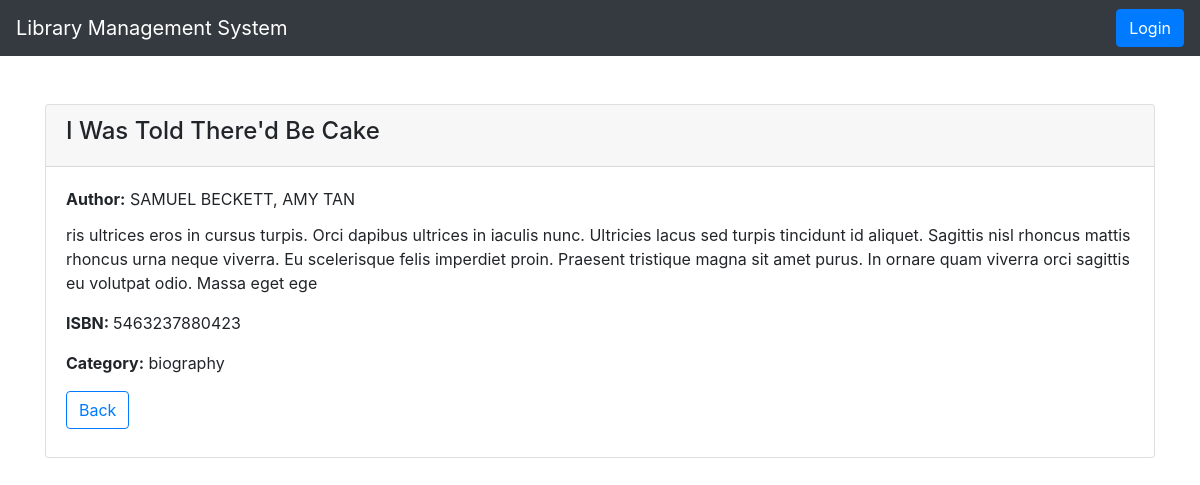
Page /library/book/2 on the committed database.
### library/models.py (models this page shows, shortened)
class Book(models.Model):
    numeric = RegexValidator(r'^[0-9]*$', 'Only  numeric characters are allowed.')
    book_status = (('a', 'available'), ('l', 'lent'))
    title = models.CharField(max_length=250)
    isbn = models.CharField('ISBN', max_length=13, help_text='13 Character ISBN number', validators=[numeric])
    description = models.TextField(max_length=500)
    price = models.IntegerField()
    total_quantity = models.IntegerField()
    quantity = models.IntegerField(default=1)
    status = models.CharField(max_length=1, choices = book_status, blank = True, default = 'a')
    author = models.ManyToManyField(Author)
    category = models.ManyToManyField(Category)
    def display_category(self):
        return ', '.join(category.name for category in self.category.all()[:3])
    display_category.short_description = "Category"
    def display_author(self):
        return ', '.join(author.firstname for author in self.author.all()[:3])
    display_author.short_description = "Author"

class Author(models.Model):
    firstname = models.CharField(max_length=100 )
    lastname = models.CharField(max_length=100)
    def __str__(self):
        return f'{self.firstname} {self.lastname}'

class Category(models.Model):
    name = models.CharField(max_length=250)
    def __str__(self):
        return self.name

### library/views.py (the view)
# urls.py: path('book/<int:pk>', views.BookDetailView.as_view(), name='book_detail'),
class BookDetailView(generic.DetailView):
    model = Book

### library/templates/library/book_detail.html
{% extends "base.html" %}
{% block content %}
<div class="card mt-4">
  <div class="card-header">
    <h4>{{ book.title }}</h4>
  </div>
  <div class="card-body">
    <p class="card-title"><strong>Author:</strong> {% for author in book.author.all %} {{ author }}{% if not forloop.last %}, {% endif %}{% endfor %}</p>
    <p class="card-text">{{ book.description }}</p>
    <p class="card-text"><strong>ISBN: </strong>{{ book.isbn }}</p>
    <p class="card-text"><strong>Category:</strong> {% for category in book.category.all %} {{ category }}{% if not forloop.last %}, {% endif %}{% endfor %}</p>
    <a href="{{request.META.HTTP_REFERER}}" class="btn btn-outline-primary mb-2">Back</a>
  </div>
</div>
{% endblock %}

### library/static/css/styles.css (style rules this page uses)
html { position: relative; min-height: 100%; }

### rows in the picture
Book: title "I Was Told There'd Be Cake", description "ris ultrices eros in cursus turpis. Orci dapibus ultrices in iaculis nunc. Ultricies lacus sed turpis tincidunt id aliquet. Sagittis nisl rhoncus mattis rhoncus urna neque viverra. Eu scelerisque felis imperdiet proin. Praesent tristique magna sit amet purus. In ornare quam viverra orci sagittis eu volutpat odio. Massa eget ege", isbn "5463237880423"
Author: firstname+lastname "SAMUEL BECKETT"
Author: firstname+lastname "AMY TAN"
Category: name "biography"
